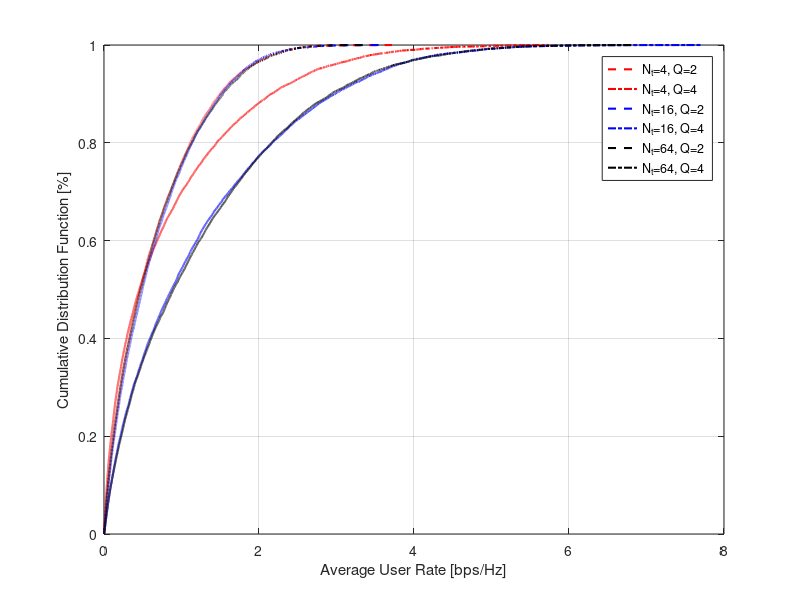
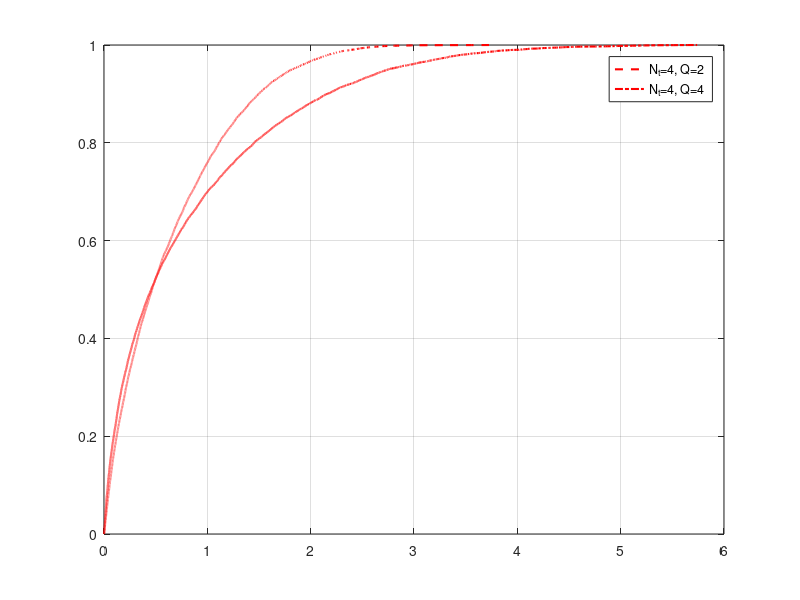

Here is the MATLAB script that generated these plots, in order:
clc
clear
close all;

%%
% Q2(1,:) Nt=4
% Q2(2,:) Nt=16
% Q2(3,:) Nt=64
% But Q=2

load("Q2.mat")
Q2 = Avg_C_all;
%%
load("Q4.mat")
Q4 = Avg_C_all;

cdf = (1:length(Avg_C_all))./length(Avg_C_all);

figure()
plot(Q2(1,:),cdf,"r--",'LineWidth',1.5)
hold on;
plot(Q4(1,:),cdf,"r-.",'LineWidth',1.5)
hold on;
plot(Q2(2,:),cdf,"b--",'LineWidth',1.5)
hold on;
plot(Q4(2,:),cdf,"b-.",'LineWidth',1.5)
hold on;
plot(Q2(3,:),cdf,"k--",'LineWidth',1.5)
hold on;
plot(Q4(3,:),cdf,"k-.",'LineWidth',1.5)
grid on;
xlabel("Average User Rate [bps/Hz]");ylabel("Cumulative Distribution Function [%]");
legend("N_t=4, Q=2","N_t=4, Q=4","N_t=16, Q=2","N_t=16, Q=4","N_t=64, Q=2","N_t=64, Q=4")

figure()
plot(Q2(1,:),cdf,"r--",'LineWidth',1.5)
hold on;
plot(Q4(1,:),cdf,"r-.",'LineWidth',1.5)
legend("N_t=4, Q=2","N_t=4, Q=4");grid on
